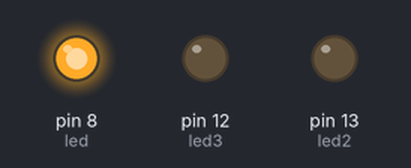
The sketch below on a simulated Arduino Uno, built with avr-gcc and run on an emulated ATmega328P. On the bench: output pins drawn as LEDs (lit = HIGH).

Above: at 1.0 s.
At 2.3 s:
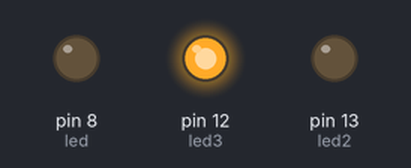
At 3.3 s:
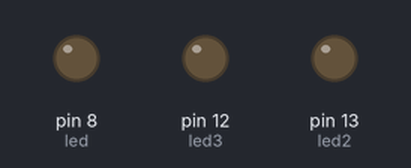
At 3.8 s:
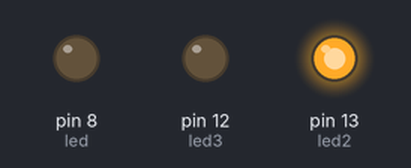
At 4.3 s:
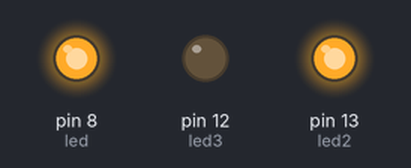
At 4.8 s:
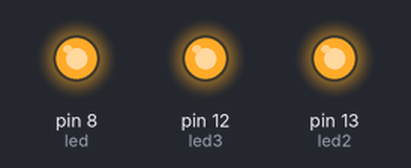
Timing chart, 0 to 6.7 s (numbered marks = the images above):
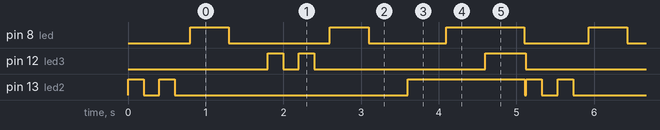

Measured:
- by itself, pin 8 (led): repeats every 5.1 s: LOW 1.3 s, HIGH 0.50 s, LOW 1.0 s, HIGH 1.0 s, LOW 0.83 s, HIGH 0.50 s
- by itself, pin 12 (led3): repeats every 5.1 s: LOW 0.20 s, HIGH 0.20 s, LOW 2.2 s, HIGH 0.52 s, LOW 1.8 s, HIGH 0.20 s
- by itself, pin 13 (led2): repeats every 5.1 s: LOW 0.20 s, HIGH 0.20 s, LOW 3.0 s, HIGH 1.5 s, LOW 0.02 s, HIGH 0.20 s

The sketch:

hw1.ino
```cpp
int led = 8;
int led2 = 13;
int led3 = 12;

void setup() {
  pinMode(led, OUTPUT);
  pinMode(led2, OUTPUT);
  pinMode(led3, OUTPUT);
}

void loop() {
 //red double blink
  digitalWrite(led2, HIGH);
  delay(200);
  digitalWrite(led2, LOW);
  delay(200);
  digitalWrite(led2, HIGH);
  delay(200);
  digitalWrite(led2, LOW);
  delay(200);
 //yellow long blink
  digitalWrite(led, HIGH);
  delay(500);
  digitalWrite(led, LOW);
  delay(500);
 //blue double
  digitalWrite(led3, HIGH);
  delay(200);
  digitalWrite(led3, LOW);
  delay(200);
  digitalWrite(led3, HIGH);
  delay(200);
  digitalWrite(led3, LOW);
  delay(200);
 //yellow long
  digitalWrite(led, HIGH);
  delay(500);
  digitalWrite(led, LOW);
  delay(500);
 //all on
  digitalWrite(led2, HIGH);
  delay(500);
  digitalWrite(led, HIGH);
  delay(500);
  digitalWrite(led3, HIGH);
  delay(500);
  digitalWrite(led, LOW);
  delay(10);
  digitalWrite(led2, LOW);
  delay(10);
  digitalWrite(led3, LOW);
  delay(10);
}
```
